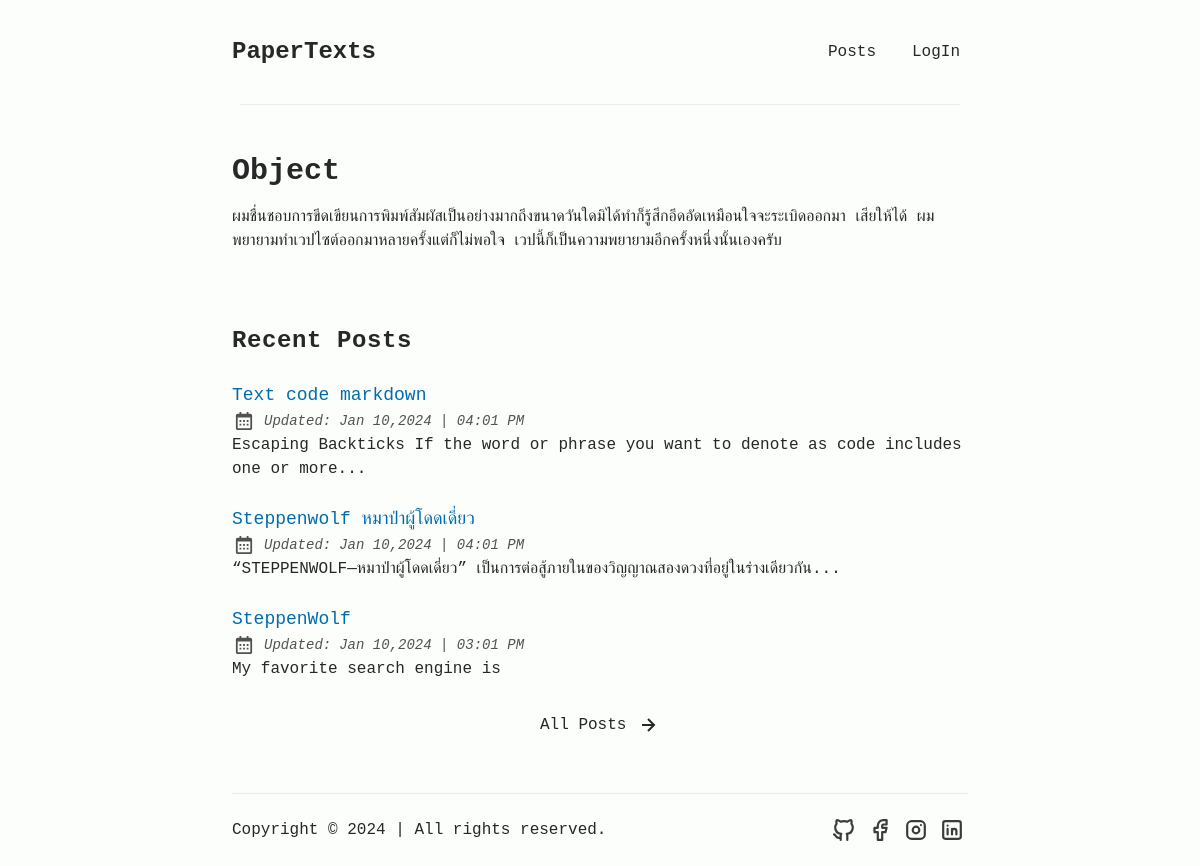
/index, run on the app's committed database.
### app/models.py (models this page shows)
class Content(db.Model):
    id = db.Column(db.Integer, primary_key=True)
    subject=db.Column(db.String(256))
    img=db.Column(db.String(256))
    content=db.Column(db.Text)
    timestamp=db.Column(db.DateTime)
    isRead = db.Column(db.Boolean,default=False)
    user_id = db.Column(db.Integer, db.ForeignKey('user.id'))
    commenttables = db.relationship("Commenttable", backref="content", lazy="dynamic")

### app/routes.py (the view)
@app.route('/')
@app.route("/index")
def index():
    contents=Content.query.order_by(Content.id.desc()).paginate(
        page=1,per_page=3
    )
    return render_template('index.html',
                           title="PaperTexts",
                           contents=contents,)

### app/routes.py (called while the page is built)
@app.context_processor
def inject_now():
    return {'now': datetime.datetime.now()}

### app/templates/index.html (shortened to what this page needs)
{% extends 'base.html' %}
{% block link %}
<link rel="stylesheet" href="{{url_for('static',filename='css/index.css')}}">
{% endblock %}
{% block content %}
{% include '__hero.html' %}
<section id="recent-posts" class="astro-j7pv25f6">
    <h2 class="astro-j7pv25f6">Recent Posts</h2>
    <ul class="astro-j7pv25f6">
        {% if contents %}
        {% for content in contents %}
        <li class="my-6"><a href="{{url_for('content',id=content.id)}}"
                class="inline-block decoration-dashed underline-offset-4 focus-visible:no-underline focus-visible:underline-offset-0 font-medium text-lg text-skin-accent">
                <h3 style="view-transition-name:how-to-use-git-hooks-to-set-created-and-modified-dates"
                    class="decoration-dashed font-medium text-lg hover:underline">{{content.subject}}</h3>
            </a>
            <div class="flex items-center opacity-80 space-x-2 undefined"><span class="italic text-sm">Updated:</span><span class="italic text-sm"><time
                        datetime="2024-01-08T18:59:05.000Z">{{content.timestamp.strftime("%b %d,%Y")}}</time><span aria-hidden="true"> |
                    </span><span class="sr-only">&nbsp;at&nbsp;</span><span class="text-nowrap">{{content.timestamp.strftime("%I:%m %p")}}</span></span></div>
            <p>{{content.content |safe|truncate(100)}}</p>
        </li>
        {% endfor %}
        {% endif %}
    </ul>
    <div class="astro-j7pv25f6 all-posts-btn-wrapper ">
        <a href="{{url_for('posts')}}"  class="inline-block hover:text-skin-accent group undefined">
            All Posts
            <svg xmlns="http://www.w3.org/2000/svg" class="astro-j7pv25f6">
                <path d="m11.293 17.293 1.414 1.414L19.414 12l-6.707-6.707-1.414 1.414L15.586 11H6v2h9.586z"
                    class="astro-j7pv25f6"></path>
            </svg>
        </a>
    </div>
</section>
</div>
{% endblock %}

### app/templates/base.html (shortened to what this page needs)
<!DOCTYPE html>
<html lang="en">
<head>
    <link rel="stylesheet" href="https://cdn.jsdelivr.net/npm/bootstrap@4.3.1/dist/css/bootstrap.min.css"
>
    <link rel="stylesheet" href="{{url_for('static',filename='css/original.css')}}">
    {% block link %} {% endblock %}
</head>
<body>
    <div class="container">
        <header class="astro-3ef6ksr2">
            <div class="astro-3ef6ksr2 nav-container">
                <div class="astro-3ef6ksr2 top-nav-wrap"> <a href="/" class="astro-3ef6ksr2 logo whitespace-nowrap">
                        PaperTexts</a>
                    <nav id="nav-menu" class="astro-3ef6ksr2">
                        <ul id="menu-items" class="astro-3ef6ksr2 display-none sm:flex">
                            <li class="astro-3ef6ksr2"> <a href="/posts" class="astro-3ef6ksr2 ">
                                    Posts
                                </a> </li>
                                {% if current_user.is_authenticated %}
                            <li class="astro-3ef6ksr2"> <a href="/write" class="astro-3ef6ksr2">
                                    Write
                                </a> </li>
                                <li class="astro-3ef6ksr2"> <a href="/logout" class="astro-3ef6ksr2">
                                   LogOut
                                </a> </li>
                                {% else %}
                                <li class="astro-3ef6ksr2"> <a href="/login" class="astro-3ef6ksr2">
                                    LogIn
                                </a> </li>
                                {% endif %}
                        </ul>
                    </nav>
                </div>
            </div>
            <div class="max-w-3xl mx-auto px-4">
                <hr class="border-skin-line" aria-hidden="true">
            </div>
        </header>
        {% block content %} {% endblock %}
    {% include "__footer.html" %}
</body>
</html>

### app/templates/__hero.html (shortened to what this page needs)
<section id="hero" class="astro-j7pv25f6">
    <h1 class="astro-j7pv25f6">Object</h1>
    <p>
        ผมชื่นชอบการขีดเขียนการพิมพ์สัมผัสเป็นอย่างมากถึงขนาดวันใดมิได้ทำก็รู้สึกอึดอัดเหมือนใจจะระเบิดออกมา
        เสียให้ได้ ผมพยายามทำเวปไซต์ออกมาหลายครั้งแต่ก็ไม่พอใจ เวปนี้ก็เป็นความพยายามอีกครั้งหนึ่งนั้นเองครับ
    </p>
</section>

### app/templates/__footer.html (shortened to what this page needs)
<footer class="astro-sz7xmlte mt-auto">
    <div class="max-w-3xl mx-auto px-0">
        <hr class="border-skin-line" aria-hidden="true">
    </div>
    <div class="astro-sz7xmlte footer-wrapper">
        <div class="astro-upu6fzxr social-icons flex"> <a href="https://www.facebook.com/profile.php?id=100085832481626"
                class="inline-block hover:text-skin-accent group astro-upu6fzxr link-button"
                title=" AstroPaper on Github">  <span class="sr-only astro-upu6fzxr"> Pharmbook on Github</span> </a><a
                href="https://www.facebook.com/profile.php?id=100085832481626"
                class="inline-block hover:text-skin-accent group astro-upu6fzxr link-button"
                title="AstroPaper on Facebook"> <svg xmlns="http://www.w3.org/2000/svg" class="icon-tabler"
                    stroke-linecap="round" stroke-linejoin="round">
                    <path stroke="none" d="M0 0h24v24H0z" fill="none"></path>
                    <path d="M7 10v4h3v7h4v-7h3l1 -4h-4v-2a1 1 0 0 1 1 -1h3v-4h-3a5 5 0 0 0 -5 5v2h-3"></path>
                </svg> <span class="sr-only astro-upu6fzxr">Pharmbook on Facebook</span> </a><a
                href="https://www.facebook.com/profile.php?id=100085832481626"
                class="inline-block hover:text-skin-accent group astro-upu6fzxr link-button"
                title="AstroPaper on Instagram"> <svg xmlns="http://www.w3.org/2000/svg" class="icon-tabler"
                    stroke-linecap="round" stroke-linejoin="round">
                    <path stroke="none" d="M0 0h24v24H0z" fill="none"></path>
                    <rect x="4" y="4" width="16" height="16" rx="4"></rect>
                    <circle cx="12" cy="12" r="3"></circle>
                    <line x1="16.5" y1="7.5" x2="16.5" y2="7.501"></line>
                </svg> <span class="sr-only astro-upu6fzxr">Pharmbook on Instagram</span> </a><a
                href="https://www.facebook.com/profile.php?id=100085832481626"
                class="inline-block hover:text-skin-accent group astro-upu6fzxr link-button"
                title="AstroPaper on LinkedIn">  <span class="sr-only astro-upu6fzxr">Pharmbook on LinkedIn</span> </a> </div>
        <div class="astro-sz7xmlte copyright-wrapper"> <span class="astro-sz7xmlte">Copyright © {{now.strftime("%Y")}}</span> <span
                class="astro-sz7xmlte separator">&nbsp;|&nbsp;</span> <span class="astro-sz7xmlte">All rights
                reserved.</span> </div>
    </div>
</footer>

### app/static/css/index.css (style rules this page uses)
#hero:where(.astro-j7pv25f6) { padding-top: 2rem; padding-bottom: 1.5rem }
#hero:where(.astro-j7pv25f6) h1:where(.astro-j7pv25f6) { margin-top: 1rem; margin-bottom: 1rem; font-size: 1.875rem; font-weight: 700; line-height: 2.25rem; display: inline-block }
@media (min-width: 640px) { #hero:where(.astro-j7pv25f6) h1:where(.astro-j7pv25f6) { margin-top: 2rem; margin-bottom: 2rem; font-size: 3rem; line-height: 1 } }
#featured:where(.astro-j7pv25f6), #recent-posts:where(.astro-j7pv25f6) { padding-top: 3rem; padding-bottom: 1.5rem }
#featured:where(.astro-j7pv25f6) h2:where(.astro-j7pv25f6), #recent-posts:where(.astro-j7pv25f6) h2:where(.astro-j7pv25f6) { letter-spacing: .025em; font-size: 1.5rem; font-weight: 600; line-height: 2rem }
.all-posts-btn-wrapper:where(.astro-j7pv25f6) { text-align: center; margin-top: 2rem; margin-bottom: 2rem }

### app/templates/__hero.html (style rules this page uses)
@media (min-width: 640px) { #hero:where(.astro-j7pv25f6) h1:where(.astro-j7pv25f6) { margin-top: 2rem; margin-bottom: 2rem; font-size: 3rem; line-height: 1; } }
#hero:where(.astro-j7pv25f6) h1:where(.astro-j7pv25f6) { margin-top: 1rem; margin-bottom: 1rem; font-size: 1.875rem; font-weight: 700; line-height: 2.25rem; display: inline-block; }

### app/templates/base.html (style rules this page uses)
a { text-decoration: none !important; }

### data on the page
Content: subject "Text code markdown", timestamp "Jan 10,2024", timestamp "04:01 PM", content "Escaping Backticks If the word or phrase you want to denote as code includes one or more..."
Content: subject "Steppenwolf หมาป่าผู้โดดเดี่ยว", timestamp "Jan 10,2024", timestamp "04:01 PM", content "“STEPPENWOLF—หมาป่าผู้โดดเดี่ยว” เป็นการต่อสู้ภายในของวิญญาณสองดวงที่อยู่ในร่างเดียวกัน..."
Content: subject "SteppenWolf", timestamp "Jan 10,2024", timestamp "03:01 PM", content "My favorite search engine is"
